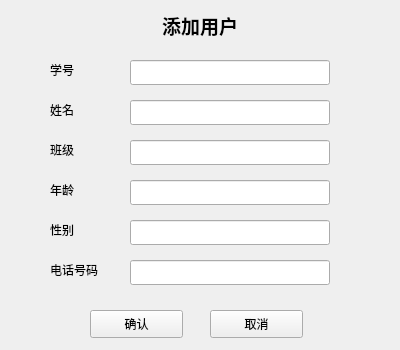
<?xml version="1.0" encoding="UTF-8"?>
<ui version="4.0">
 <class>AddUserDialog</class>
 <widget class="QWidget" name="AddUserDialog">
  <property name="geometry">
   <rect>
    <x>0</x>
    <y>0</y>
    <width>400</width>
    <height>350</height>
   </rect>
  </property>
  <property name="windowTitle">
   <string>添加用户</string>
  </property>
  <property name="windowIcon">
   <iconset resource="src.qrc">
    <normaloff>:/sy.jpg</normaloff>:/sy.jpg</iconset>
  </property>
  <widget class="QLabel" name="titleLabel">
   <property name="geometry">
    <rect>
     <x>100</x>
     <y>10</y>
     <width>200</width>
     <height>30</height>
    </rect>
   </property>
   <property name="font">
    <font>
     <pointsize>14</pointsize>
     <weight>75</weight>
     <bold>true</bold>
    </font>
   </property>
   <property name="text">
    <string>添加用户</string>
   </property>
   <property name="alignment">
    <set>Qt::AlignCenter</set>
   </property>
  </widget>
  <widget class="QLabel" name="label_id">
   <property name="geometry">
    <rect>
     <x>50</x>
     <y>60</y>
     <width>72</width>
     <height>20</height>
    </rect>
   </property>
   <property name="text">
    <string>学号</string>
   </property>
  </widget>
  <widget class="QLineEdit" name="lineEditId">
   <property name="geometry">
    <rect>
     <x>130</x>
     <y>60</y>
     <width>200</width>
     <height>25</height>
    </rect>
   </property>
  </widget>
  <widget class="QLabel" name="label_name">
   <property name="geometry">
    <rect>
     <x>50</x>
     <y>100</y>
     <width>72</width>
     <height>20</height>
    </rect>
   </property>
   <property name="text">
    <string>姓名</string>
   </property>
  </widget>
  <widget class="QLineEdit" name="lineEditName">
   <property name="geometry">
    <rect>
     <x>130</x>
     <y>100</y>
     <width>200</width>
     <height>25</height>
    </rect>
   </property>
  </widget>
  <widget class="QLabel" name="label_class">
   <property name="geometry">
    <rect>
     <x>50</x>
     <y>140</y>
     <width>72</width>
     <height>20</height>
    </rect>
   </property>
   <property name="text">
    <string>班级</string>
   </property>
  </widget>
  <widget class="QLineEdit" name="lineEditClass">
   <property name="geometry">
    <rect>
     <x>130</x>
     <y>140</y>
     <width>200</width>
     <height>25</height>
    </rect>
   </property>
  </widget>
  <widget class="QLabel" name="label_age">
   <property name="geometry">
    <rect>
     <x>50</x>
     <y>180</y>
     <width>72</width>
     <height>20</height>
    </rect>
   </property>
   <property name="text">
    <string>年龄</string>
   </property>
  </widget>
  <widget class="QLineEdit" name="lineEditAge">
   <property name="geometry">
    <rect>
     <x>130</x>
     <y>180</y>
     <width>200</width>
     <height>25</height>
    </rect>
   </property>
  </widget>
  <widget class="QLabel" name="label_sex">
   <property name="geometry">
    <rect>
     <x>50</x>
     <y>220</y>
     <width>72</width>
     <height>20</height>
    </rect>
   </property>
   <property name="text">
    <string>性别</string>
   </property>
  </widget>
  <widget class="QLineEdit" name="lineEditSex">
   <property name="geometry">
    <rect>
     <x>130</x>
     <y>220</y>
     <width>200</width>
     <height>25</height>
    </rect>
   </property>
  </widget>
  <widget class="QLabel" name="label_phone">
   <property name="geometry">
    <rect>
     <x>50</x>
     <y>260</y>
     <width>72</width>
     <height>20</height>
    </rect>
   </property>
   <property name="text">
    <string>电话号码</string>
   </property>
  </widget>
  <widget class="QLineEdit" name="lineEditPhone">
   <property name="geometry">
    <rect>
     <x>130</x>
     <y>260</y>
     <width>200</width>
     <height>25</height>
    </rect>
   </property>
  </widget>
  <widget class="QPushButton" name="but_ent">
   <property name="geometry">
    <rect>
     <x>90</x>
     <y>310</y>
     <width>93</width>
     <height>28</height>
    </rect>
   </property>
   <property name="text">
    <string>确认</string>
   </property>
  </widget>
  <widget class="QPushButton" name="but_cancel">
   <property name="geometry">
    <rect>
     <x>210</x>
     <y>310</y>
     <width>93</width>
     <height>28</height>
    </rect>
   </property>
   <property name="text">
    <string>取消</string>
   </property>
  </widget>
 </widget>
 <resources>
  <include location="src.qrc"/>
 </resources>
 <connections/>
</ui>
